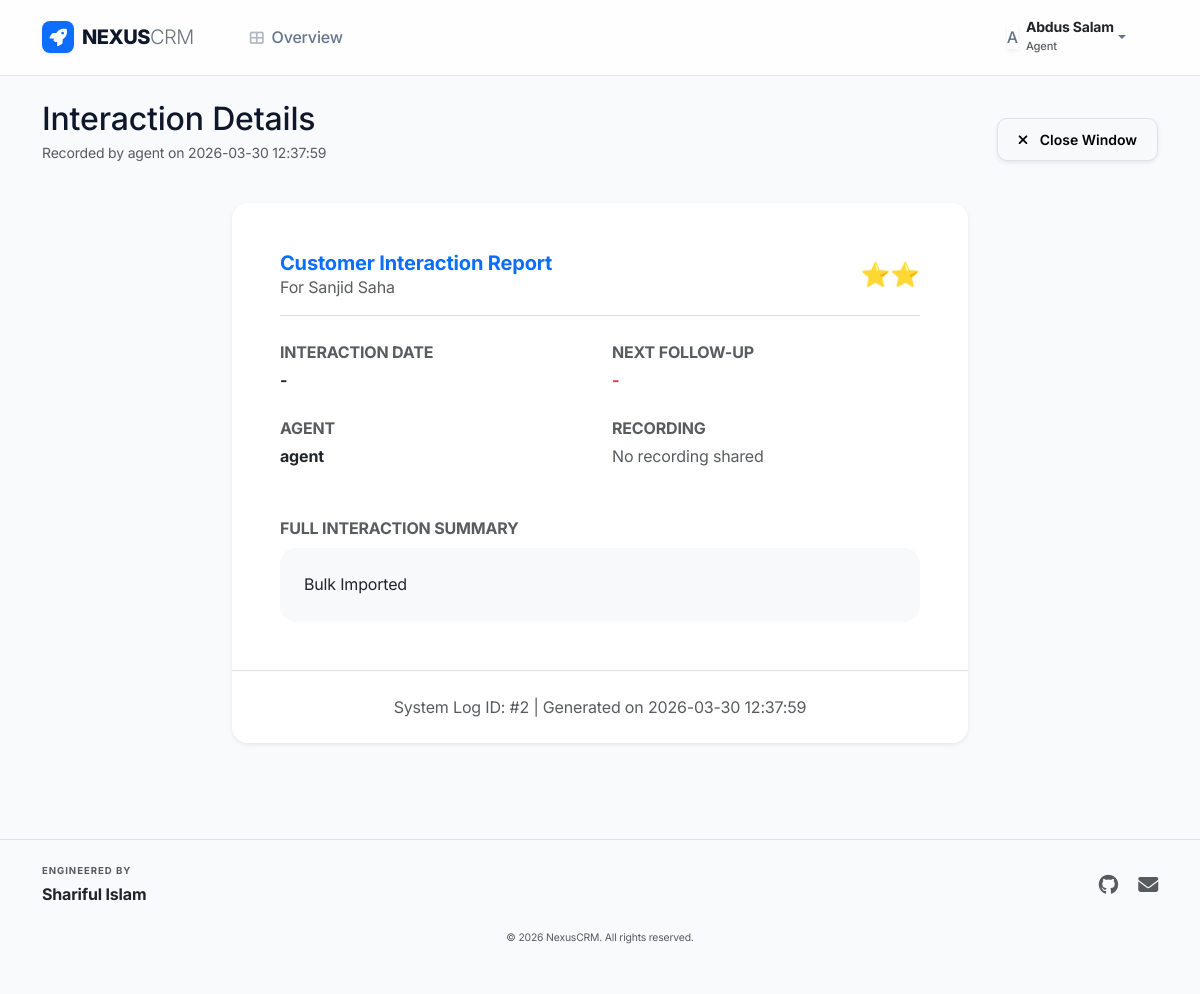
The page /dashboard/history/2 (signed in) on the database its author committed.
### tables this page shows
CREATE TABLE notes_history (
        id INTEGER PRIMARY KEY AUTOINCREMENT,
        lead_id INTEGER,
        timestamp TEXT,
        agent TEXT,
        note TEXT,
        visit_interested TEXT,
        visit_date TEXT,
        call_recording TEXT,
        followup_date TEXT,
        interest_star INTEGER, call_date TEXT,
        FOREIGN KEY (lead_id) REFERENCES leads (id)
    );

CREATE TABLE leads (
        id INTEGER PRIMARY KEY,
        name TEXT,
        phone TEXT,
        profession TEXT,
        location TEXT,
        note TEXT,
        interest_star INTEGER DEFAULT 0,
        visit_interested TEXT,
        visit_date TEXT,
        recording_date TEXT,
        followup_date TEXT,
        status TEXT,
        agent TEXT,
        timestamp TEXT,
        last_updated TEXT
    , address TEXT);

### dashboard/crm_routes.py (the view)
@dashboard_bp.route('/history/<int:history_id>')
@login_required
def history_detail(history_id):
    entry = db.get_history_by_id(history_id)
    if not entry:
        flash("History record not found.", "danger")
        return redirect(url_for('dashboard.index'))
    return render_template('history_detail.html', entry=entry)

### auth/login.py (called while the page is built)
def login_required(f):
    @wraps(f)
    def decorated_function(*args, **kwargs):
        if 'user' not in session:
            return redirect(url_for('auth.login'))
        return f(*args, **kwargs)
    return decorated_function

### utils/db_handler.py (called while the page is built)
    def _get_connection(self):
        conn = sqlite3.connect(self.db_path)
        conn.row_factory = sqlite3.Row  # This allows accessing columns by name
        return conn

    def get_history_by_id(self, history_id):
        conn = self._get_connection()
        query = """
            SELECT h.*, l.name as lead_name, l.phone as lead_phone
            FROM notes_history h
            LEFT JOIN leads l ON h.lead_id = l.id
            WHERE h.id = ?
        """
        df = pd.read_sql_query(query, conn, params=(history_id,))
        conn.close()
        if df.empty: return None
        row = df.iloc[0]
        d = self._map_history_row(row)
        d['CustomerName'] = row.get('lead_name')
        d['CustomerPhone'] = row.get('lead_phone')
        return d

    def _map_history_row(self, row):
        if row is None: return None
        d = dict(row)
        return {
            'ID': d.get('id'),
            'LeadID': d.get('lead_id'),
            'Timestamp': d.get('timestamp'),
            'Agent': d.get('agent'),
            'Note': d.get('note'),
            'VisitInterested': d.get('visit_interested'),
            'VisitDate': d.get('visit_date'),
            'RecordingURL': d.get('call_recording'),
            'CallDate': d.get('call_date'),
            'FollowUpDate': d.get('followup_date'),
            'InterestStar': d.get('interest_star')
        }

### templates/history_detail.html
{% extends "layout.html" %}
{% block content %}
<div class="row align-items-center mb-4">
    <div class="col-md-6">
        <h2 class="fw-800 mb-1">Interaction Details</h2>
        <p class="text-muted small">Recorded by {{ entry.Agent }} on {{ entry.Timestamp }}</p>
    </div>
    <div class="col-md-6 text-md-end mt-3 mt-md-0">
        <button onclick="window.close();" class="btn btn-light border shadow-sm">
            <i class="fas fa-times me-2"></i> Close Window
        </button>
    </div>
</div>
<div class="row">
    <div class="col-lg-8 mx-auto">
        <div class="card border-0 shadow-sm rounded-4 overflow-hidden mb-5">
            <div class="card-body p-5">
                <div class="d-flex align-items-center justify-content-between mb-4 pb-3 border-bottom">
                    <div>
                        <h5 class="fw-bold mb-0 text-primary">Customer Interaction Report</h5>
                        <p class="text-muted smaller mb-0">For {{ entry.CustomerName or 'Lead ID: ' ~ entry.LeadID }}</p>
                    </div>
                    {% if entry.InterestStar %}
                    <div class="text-warning h4 mb-0">
                        {% for i in range(entry.InterestStar|int) %}⭐{% endfor %}
                    </div>
                    {% endif %}
                </div>
                <div class="row g-4 mb-5">
                    <div class="col-sm-6">
                        <label class="smaller text-muted text-uppercase fw-bold mb-1 d-block">Interaction Date</label>
                        <div class="fw-bold">{{ entry.CallDate if entry.CallDate else '-' }}</div>
                    </div>
                    <div class="col-sm-6">
                        <label class="smaller text-muted text-uppercase fw-bold mb-1 d-block">Next Follow-up</label>
                        <div class="fw-bold text-danger">{{ entry.FollowUpDate if entry.FollowUpDate else '-' }}</div>
                    </div>
                    <div class="col-sm-6">
                        <label class="smaller text-muted text-uppercase fw-bold mb-1 d-block">Agent</label>
                        <div class="fw-bold">{{ entry.Agent }}</div>
                    </div>
                    <div class="col-sm-6">
                        <label class="smaller text-muted text-uppercase fw-bold mb-1 d-block">Recording</label>
                        <div>
                            {% if entry.RecordingURL %}
                            <a href="{{ entry.RecordingURL }}" target="_blank" class="smaller text-decoration-none fw-bold text-danger">
                                <i class="fas fa-play-circle me-1"></i> Open Recording URL
                            </a>
                            {% else %}
                            <span class="text-muted italic">No recording shared</span>
                            {% endif %}
                        </div>
                    </div>
                </div>
                <div class="mb-0">
                    <label class="smaller text-muted text-uppercase fw-bold mb-2 d-block">Full Interaction Summary</label>
                    <div class="p-4 bg-light rounded-4 text-dark border-0" style="white-space: pre-wrap; line-height: 1.6;">{{ entry.Note or 'No summary provided.' }}</div>
                </div>
            </div>
            <div class="card-footer bg-white border-0 p-4 text-center border-top">
                <span class="smaller text-muted">System Log ID: #{{ entry.ID }} | Generated on {{ entry.Timestamp }}</span>
            </div>
        </div>
    </div>
</div>
{% endblock %}

### templates/layout.html (shortened to what this page needs)
<!DOCTYPE html>
<html lang="en">
<head>
    <link href="https://cdn.jsdelivr.net/npm/bootstrap@5.3.0/dist/css/bootstrap.min.css" rel="stylesheet">
    <link rel="stylesheet" href="https://cdnjs.cloudflare.com/ajax/libs/font-awesome/6.4.0/css/all.min.css">
</head>
<body>
    <nav class="navbar navbar-expand-lg sticky-top mb-4">
        <div class="container">
            <a class="navbar-brand d-flex align-items-center" href="{{ url_for('index') }}">
                <div class="bg-primary text-white rounded-3 p-1 me-2 shadow-sm" style="width: 32px; height: 32px; display: grid; place-items: center;">
                    <i class="fas fa-rocket fa-sm"></i>
                </div>
                NEXUS<span class="text-secondary fw-light">CRM</span>
            </a>
            <div class="collapse navbar-collapse" id="navbarNav">
                <ul class="navbar-nav me-auto mb-2 mb-lg-0 ms-lg-4">
                    <li class="nav-item">
                        <a class="nav-link fw-medium px-3" href="{{ url_for('dashboard.index') }}">
                            <i class="fas fa-th-large me-2 small opacity-50"></i>Overview
                        </a>
                    </li>
                </ul>
                <div class="navbar-nav align-items-lg-center">
                    {% if session.user %}
                    <div class="nav-item dropdown me-lg-3">
                        <a class="nav-link dropdown-toggle d-flex align-items-center" href="#" data-bs-toggle="dropdown">
                            <div class="avatar-sm me-2 shadow-sm">
                                {{ session.user.Name[0]|upper }}
                            </div>
                            <div class="d-none d-lg-block">
                                <div class="fw-bold lh-1 small text-dark">{{ session.user.Name }}</div>
                                <div class="text-muted smaller mt-1" style="font-size: 0.7rem;">{{ session.user.Role }}</div>
                            </div>
                        </a>
                    </div>
                    {% else %}
                    <a class="btn btn-primary btn-sm px-4" href="{{ url_for('auth.login') }}">Log In</a>
                    {% endif %}
                </div>
            </div>
        </div>
    </nav>
    <div class="container fade-in">
        {% block content %}{% endblock %}
    </div>
    <footer class="mt-5 pb-5 pt-4 border-top">
        <div class="container">
            <div class="row align-items-center">
                <div class="col-md-6 mb-3 mb-md-0 text-center text-md-start">
                    <div class="smaller text-muted fw-bold text-uppercase mb-1" style="font-size: 0.6rem; letter-spacing: 0.1em;">Engineered by</div>
                    <div class="fw-bold text-dark">Shariful Islam</div>
                </div>
                <div class="col-md-6 text-center text-md-end">
                    <a href="https://github.com/pythonicshariful" target="_blank" class="text-muted text-decoration-none me-3 transition-all hover-translate-y d-inline-block">
                        <i class="fab fa-github fa-lg"></i>
                    </a>
                    <a href="mailto:pythonicshariful@gmail.com" class="text-muted text-decoration-none transition-all hover-translate-y d-inline-block">
                        <i class="fas fa-envelope fa-lg"></i>
                    </a>
                </div>
            </div>
            <div class="mt-4 text-center">
                <div class="smaller text-muted" style="font-size: 0.65rem;">&copy; 2026 NexusCRM. All rights reserved.</div>
            </div>
        </div>
    </footer>
</body>
</html>

### templates/layout.html (style rules this page uses)
:root { --primary: #4f46e5; --primary-soft: #eef2ff; --secondary: #6366f1; --success: #10b981; --warning: #f59e0b; --danger: #ef4444; --background: #f8fafc; --surface: #ffffff; --text-main: #0f172a; --text-muted: #64748b; --border: #e2e8f0; --radius-sm: 8px; --radius: 16px; --radius-lg: 24px; --shadow-sm: 0 1px 2px 0 rgb(0 0 0 / 0.05); --shadow: 0 4px 6px -1px rgb(0 0 0 / 0.1), 0 2px 4px -2px rgb(0 0 0 / 0.1); --shadow-md: 0 10px 15px -3px rgb(0 0 0 / 0.1), 0 4px 6px -4px rgb(0 0 0 / 0.1); --glass: rgba(255, 255, 255, 0.8); }
body { font-family: 'Inter', system-ui, -apple-system, sans-serif; background-color: var(--background); color: var(--text-main); letter-spacing: -0.011em; line-height: 1.5; overflow-x: hidden; }
.navbar { background: var(--glass); backdrop-filter: blur(12px); -webkit-backdrop-filter: blur(12px); border-bottom: 1px solid var(--border); padding: 0.75rem 0; z-index: 1050; }
.navbar-brand { font-weight: 800; letter-spacing: -0.025em; color: var(--text-main) !important; }
.nav-link { font-weight: 500; color: var(--text-muted) !important; border-radius: var(--radius-sm); padding: 0.5rem 1rem !important; transition: all 0.2s; }
.card { border: 1px solid var(--border); border-radius: var(--radius); box-shadow: var(--shadow-sm); background: var(--surface); overflow: hidden; }
.btn { border-radius: 10px; padding: 0.625rem 1.25rem; font-weight: 600; font-size: 0.875rem; transition: all 0.2s cubic-bezier(0.4, 0, 0.2, 1); }

### rows shown on the page
notes_history: user.Role "Agent", Agent "agent", Timestamp "2026-03-30 12:37:59", note "Bulk Imported"
leads: name "Sanjid Saha"

### other values the page prints
{{ session.user.Name[0]|upper }} "A"
{{ session.user.Name }} "Abdus Salam"
{{ entry.CallDate if entry.CallDate else '-' }} "-"
{{ entry.FollowUpDate if entry.FollowUpDate else '-' }} "-"
{{ entry.ID }} "2"
